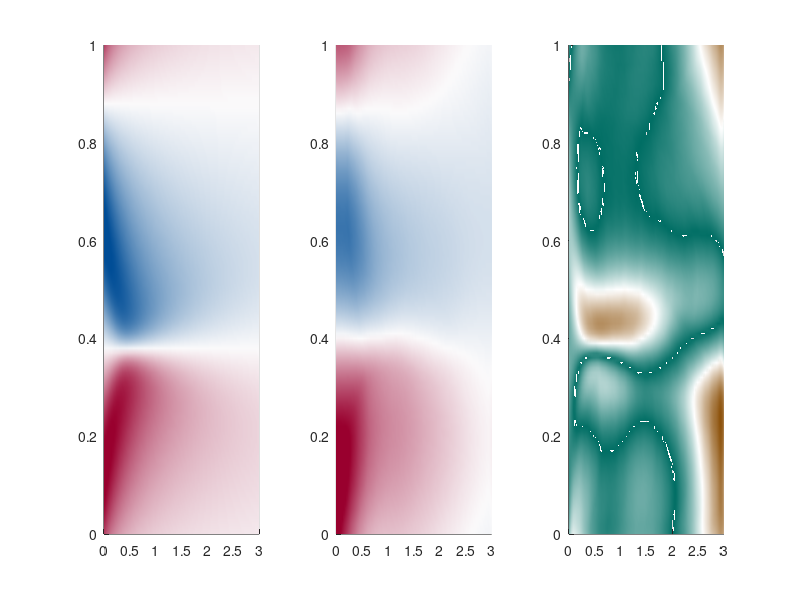

Reproduce this figure in MATLAB.
clear all, 
clc
load Map_rebu.mat Map_rebu;
load Map_grye.mat Map_grye;
currentFolder = pwd;
fullPath = fullfile(currentFolder, 'FNO');
addpath(fullPath)
load test_extra_101.mat testing_time x_test y_pred y_test
Y_test = squeeze(y_test);
Y_pred = squeeze(y_pred);
[~,N] = size(Y_test)

for k=1:N
Err(:,k) = abs(Y_pred(:,k)-Y_test(:,k))./max(Y_test(:,k));
end

t = 0:0.01:3;
x = 0:0.01:1; 

subplot(1,3,1)
surf(t(1:3:end),x,Y_test);
shading interp
caxis([-0.5 0.5])
view([0,90])
colormap(subplot(1,3,1),Map_rebu);

subplot(1,3,2)
surf(t(1:3:end),x,Y_pred); 
shading interp
caxis([-0.5 0.5])
view([0,90])
colormap(subplot(1,3,2),Map_rebu);

subplot(1,3,3)
surf(t(1:3:end),x,Err);
shading interp
% caxis([0 6])
view([0,90])
colormap(subplot(1,3,3),Map_grye);
